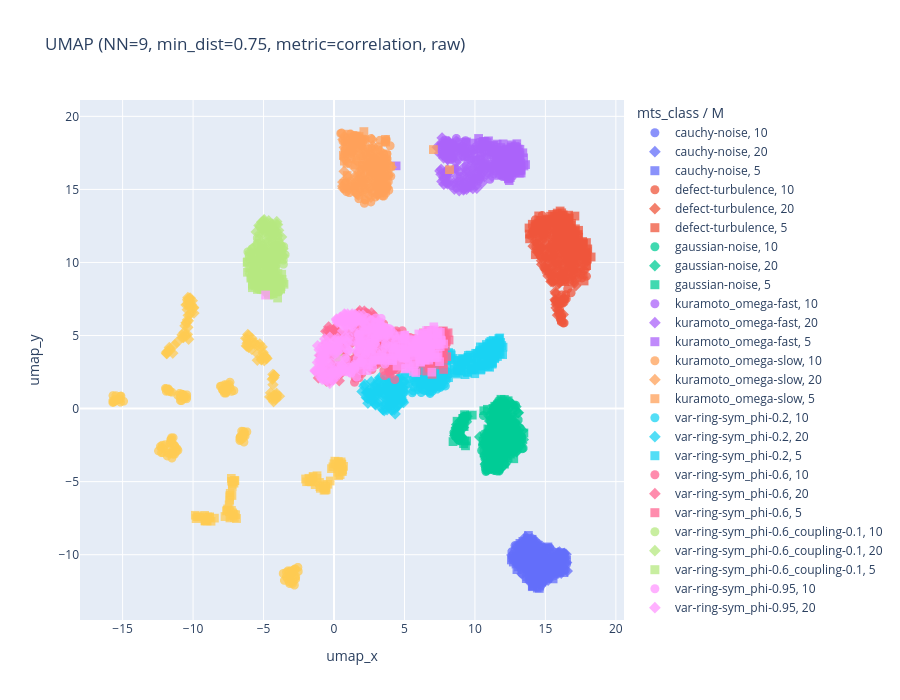

Here is the notebook cell this chart was saved with:
### Code cell
import plotly.express as px

# Interactive version of the chosen combo (emb_chosen / chosen_label from the cell above).
df_plot = meta_df.assign(
    umap_x=emb[:, 0],
    umap_y=emb[:, 1],
    M_str=meta_df["M"].astype(str),
    instance_str=meta_df["instance"].astype(str),
    dataset_paths_str=meta_df["dataset_paths"].astype(str),
)
fig = px.scatter(
    df_plot, x="umap_x", y="umap_y",
    color="mts_class",
    symbol="M_str",
    hover_data={
        "mts_class": True,
        "M": True,
        "T": True,
        "instance_str": True,
        "dataset_paths_str": True,
        "M_str": False,
        "umap_x": ":.2f",
        "umap_y": ":.2f",
    },
    title=f"UMAP (NN={n_neighbors}, min_dist={min_dist}, metric={metric}, {'scaled' if scaled else 'raw'})",
    width=900, height=700,
)
fig.update_traces(marker=dict(size=9, opacity=0.75))
fig.update_layout(legend=dict(title="mts_class / M"))
fig.show()

### Figure 1 — Plotly figure (JSON) as saved in the notebook; plotly's stock layout.template omitted (floating-point values rounded to 4 significant figures; data arrays with more than 128 entries replaced by an {"elided": "..."} marker saying what was removed)
{"data": [{"customdata": {"elided": "150x6 mixed values"}, "hovertemplate": "mts_class=%{customdata[0]}<br>umap_x=%{x:.2f}<br>umap_y=%{y:.2f}<br>M=%{customdata[1]}<br>T=%{customdata[2]}<br>instance_str=%{customdata[3]}<br>dataset_paths_str=%{customdata[4]}<extra></extra>", "legendgroup": "cauchy-noise, 10", "marker": {"color": "#636efa", "opacity": 0.75, "size": 9, "symbol": "circle"}, "mode": "markers", "name": "cauchy-noise, 10", "showlegend": true, "type": "scattergl", "x": {"elided": "150 float values"}, "xaxis": "x", "y": {"elided": "150 float values"}, "yaxis": "y"}, {"customdata": {"elided": "103x6 mixed values"}, "hovertemplate": "mts_class=%{customdata[0]}<br>umap_x=%{x:.2f}<br>umap_y=%{y:.2f}<br>M=%{customdata[1]}<br>T=%{customdata[2]}<br>instance_str=%{customdata[3]}<br>dataset_paths_str=%{customdata[4]}<extra></extra>", "legendgroup": "cauchy-noise, 20", "marker": {"color": "#636efa", "opacity": 0.75, "size": 9, "symbol": "diamond"}, "mode": "markers", "name": "cauchy-noise, 20", "showlegend": true, "type": "scattergl", "x": [14.35, 13.2, 14.26, 13.87, 13.65, 14.19, 16.25, 15.89, 14.69, 13.92, 13.73, 16.13, 13.33, 15.23, 14.88, 15.94, 16.17, 14.34, 15.6, 14.09, 16.24, 13.19, 13.44, 15.85, 13.91, 13.34, 15.31, 13.77, 14.54, 13.48, 15.67, 14.25, 14.99, 15.09, 14.31, 14.13, 13.5, 13.71, 14.25, 12.72, 15.47, 15.19, 14.61, 14.11, 13.0, 14.58, 13.16, 14.43, 15.64, 13.01, 15.62, 15.66, 14.98, 13.83, 16.51, 12.96, 15.01, 15.1, 13.6, 16.14, 15.43, 13.57, 13.16, 16.2, 16.12, 14.61, 15.63, 13.79, 14.07, 16.55, 13.92, 14.08, 16.47, 13.58, 14.61, 14.04, 15.38, 14.0, 16.0, 15.72, 14.21, 13.48, 15.16, 13.48, 13.85, 15.41, 14.74, 13.0, 16.38, 13.36, 14.74, 15.81, 15.95, 14.94, 15.74, 14.94, 12.62, 13.93, 15.62, 16.34, 16.23, 15.71, 14.81], "xaxis": "x", "y": [-10.68, -9.747, -9.181, -11.03, -10.83, -11.83, -9.925, -9.865, -11.5, -11.6, -11.12, -11.27, -11.31, -10.58, -10.01, -11.26, -10.09, -10.73, -10.21, -9.671, -10.85, -9.929, -10.62, -10.28, -9.595, -9.95, -10.46, -10.46, -9.986, -9.643, -10.37, -9.858, -10.16, -10.43, -9.251, -9.782, -10.31, -9.503, -9.014, -10.22, -10.83, -11.75, -10.5, -10.03, -9.858, -10.82, -9.271, -11.01, -10.41, -9.774, -10.97, -10.96, -10.84, -9.607, -10.54, -10.59, -10.77, -11.47, -8.776, -10.18, -9.636, -10.05, -9.945, -10.52, -10.69, -10.25, -10.81, -10.44, -9.474, -11.12, -10.62, -11.2, -9.974, -8.955, -9.422, -8.895, -9.809, -11.96, -9.806, -10.93, -11.05, -10.74, -10.5, -10.65, -9.156, -10.5, -11.09, -9.454, -10.24, -9.722, -9.405, -10.13, -9.896, -10.14, -10.12, -10.95, -10.02, -9.07, -11.03, -9.904, -10.4, -10.83, -10.61], "yaxis": "y"}, {"customdata": {"elided": "100x6 mixed values"}, "hovertemplate": "mts_class=%{customdata[0]}<br>umap_x=%{x:.2f}<br>umap_y=%{y:.2f}<br>M=%{customdata[1]}<br>T=%{customdata[2]}<br>instance_str=%{customdata[3]}<br>dataset_paths_str=%{customdata[4]}<extra></extra>", "legendgroup": "cauchy-noise, 5", "marker": {"color": "#636efa", "opacity": 0.75, "size": 9, "symbol": "square"}, "mode": "markers", "name": "cauchy-noise, 5", "showlegend": true, "type": "scattergl", "x": [13.44, 14.83, 12.72, 13.8, 13.73, 15.46, 14.14, 15.02, 14.82, 14.27, 14.6, 14.12, 14.98, 14.44, 14.55, 14.11, 13.4, 14.71, 14.51, 15.52, 14.43, 14.12, 14.01, 14.27, 15.67, 13.19, 13.88, 13.98, 15.17, 14.54, 14.06, 15.55, 15.18, 12.83, 14.73, 14.42, 12.92, 15.81, 15.25, 14.76, 14.04, 16.32, 13.23, 13.48, 14.76, 16.0, 14.06, 13.72, 15.25, 13.77, 14.43, 14.11, 15.03, 12.67, 14.78, 15.17, 14.71, 14.08, 13.79, 15.07, 14.57, 16.11, 13.3, 15.2, 16.12, 13.66, 14.84, 16.2, 12.73, 14.15, 13.64, 12.98, 15.09, 14.16, 15.04, 12.58, 14.35, 15.6, 13.95, 12.79, 16.16, 14.77, 14.78, 13.84, 14.3, 14.42, 13.1, 14.06, 13.96, 16.35, 13.87, 14.33, 16.51, 14.17, 14.25, 14.04, 13.73, 13.68, 13.75, 14.48], "xaxis": "x", "y": [-9.786, -11.58, -10.5, -9.689, -10.02, -10.39, -11.67, -9.567, -11.78, -11.92, -12.15, -12.1, -10.72, -10.36, -11.66, -10.9, -9.083, -10.11, -11.58, -10.69, -9.391, -9.101, -9.773, -9.854, -9.85, -9.228, -10.55, -11.08, -11.62, -11.06, -8.941, -11.65, -9.464, -10.2, -11.89, -10.0, -10.64, -10.71, -11.2, -11.42, -11.26, -11.23, -9.531, -9.137, -11.86, -11.19, -12.2, -8.888, -9.788, -9.009, -10.81, -9.894, -9.544, -10.23, -11.46, -11.46, -10.94, -12.12, -8.684, -10.22, -12.31, -9.86, -9.375, -11.1, -10.85, -10.94, -10.44, -10.52, -10.11, -12.15, -11.64, -11.02, -10.91, -11.59, -10.09, -10.36, -11.04, -10.54, -9.794, -10.31, -10.79, -11.83, -10.13, -11.65, -11.39, -12.29, -10.83, -10.34, -9.495, -10.46, -11.42, -9.607, -10.38, -11.3, -11.92, -11.14, -11.15, -11.51, -10.66, -11.87], "yaxis": "y"}, {"customdata": {"elided": "150x6 mixed values"}, "hovertemplate": "mts_class=%{customdata[0]}<br>umap_x=%{x:.2f}<br>umap_y=%{y:.2f}<br>M=%{customdata[1]}<br>T=%{customdata[2]}<br>instance_str=%{customdata[3]}<br>dataset_paths_str=%{customdata[4]}<extra></extra>", "legendgroup": "defect-turbulence, 10", "marker": {"color": "#EF553B", "opacity": 0.75, "size": 9, "symbol": "circle"}, "mode": "markers", "name": "defect-turbulence, 10", "showlegend": true, "type": "scattergl", "x": {"elided": "150 float values"}, "xaxis": "x", "y": {"elided": "150 float values"}, "yaxis": "y"}, {"customdata": {"elided": "150x6 mixed values"}, "hovertemplate": "mts_class=%{customdata[0]}<br>umap_x=%{x:.2f}<br>umap_y=%{y:.2f}<br>M=%{customdata[1]}<br>T=%{customdata[2]}<br>instance_str=%{customdata[3]}<br>dataset_paths_str=%{customdata[4]}<extra></extra>", "legendgroup": "defect-turbulence, 20", "marker": {"color": "#EF553B", "opacity": 0.75, "size": 9, "symbol": "diamond"}, "mode": "markers", "name": "defect-turbulence, 20", "showlegend": true, "type": "scattergl", "x": {"elided": "150 float values"}, "xaxis": "x", "y": {"elided": "150 float values"}, "yaxis": "y"}, {"customdata": {"elided": "150x6 mixed values"}, "hovertemplate": "mts_class=%{customdata[0]}<br>umap_x=%{x:.2f}<br>umap_y=%{y:.2f}<br>M=%{customdata[1]}<br>T=%{customdata[2]}<br>instance_str=%{customdata[3]}<br>dataset_paths_str=%{customdata[4]}<extra></extra>", "legendgroup": "defect-turbulence, 5", "marker": {"color": "#EF553B", "opacity": 0.75, "size": 9, "symbol": "square"}, "mode": "markers", "name": "defect-turbulence, 5", "showlegend": true, "type": "scattergl", "x": {"elided": "150 float values"}, "xaxis": "x", "y": {"elided": "150 float values"}, "yaxis": "y"}, {"customdata": {"elided": "150x6 mixed values"}, "hovertemplate": "mts_class=%{customdata[0]}<br>umap_x=%{x:.2f}<br>umap_y=%{y:.2f}<br>M=%{customdata[1]}<br>T=%{customdata[2]}<br>instance_str=%{customdata[3]}<br>dataset_paths_str=%{customdata[4]}<extra></extra>", "legendgroup": "gaussian-noise, 10", "marker": {"color": "#00cc96", "opacity": 0.75, "size": 9, "symbol": "circle"}, "mode": "markers", "name": "gaussian-noise, 10", "showlegend": true, "type": "scattergl", "x": {"elided": "150 float values"}, "xaxis": "x", "y": {"elided": "150 float values"}, "yaxis": "y"}, {"customdata": {"elided": "150x6 mixed values"}, "hovertemplate": "mts_class=%{customdata[0]}<br>umap_x=%{x:.2f}<br>umap_y=%{y:.2f}<br>M=%{customdata[1]}<br>T=%{customdata[2]}<br>instance_str=%{customdata[3]}<br>dataset_paths_str=%{customdata[4]}<extra></extra>", "legendgroup": "gaussian-noise, 20", "marker": {"color": "#00cc96", "opacity": 0.75, "size": 9, "symbol": "diamond"}, "mode": "markers", "name": "gaussian-noise, 20", "showlegend": true, "type": "scattergl", "x": {"elided": "150 float values"}, "xaxis": "x", "y": {"elided": "150 float values"}, "yaxis": "y"}, {"customdata": {"elided": "150x6 mixed values"}, "hovertemplate": "mts_class=%{customdata[0]}<br>umap_x=%{x:.2f}<br>umap_y=%{y:.2f}<br>M=%{customdata[1]}<br>T=%{customdata[2]}<br>instance_str=%{customdata[3]}<br>dataset_paths_str=%{customdata[4]}<extra></extra>", "legendgroup": "gaussian-noise, 5", "marker": {"color": "#00cc96", "opacity": 0.75, "size": 9, "symbol": "square"}, "mode": "markers", "name": "gaussian-noise, 5", "showlegend": true, "type": "scattergl", "x": {"elided": "150 float values"}, "xaxis": "x", "y": {"elided": "150 float values"}, "yaxis": "y"}, {"customdata": {"elided": "150x6 mixed values"}, "hovertemplate": "mts_class=%{customdata[0]}<br>umap_x=%{x:.2f}<br>umap_y=%{y:.2f}<br>M=%{customdata[1]}<br>T=%{customdata[2]}<br>instance_str=%{customdata[3]}<br>dataset_paths_str=%{customdata[4]}<extra></extra>", "legendgroup": "kuramoto_omega-fast, 10", "marker": {"color": "#ab63fa", "opacity": 0.75, "size": 9, "symbol": "circle"}, "mode": "markers", "name": "kuramoto_omega-fast, 10", "showlegend": true, "type": "scattergl", "x": {"elided": "150 float values"}, "xaxis": "x", "y": {"elided": "150 float values"}, "yaxis": "y"}, {"customdata": {"elided": "124x6 mixed values"}, "hovertemplate": "mts_class=%{customdata[0]}<br>umap_x=%{x:.2f}<br>umap_y=%{y:.2f}<br>M=%{customdata[1]}<br>T=%{customdata[2]}<br>instance_str=%{customdata[3]}<br>dataset_paths_str=%{customdata[4]}<extra></extra>", "legendgroup": "kuramoto_omega-fast, 20", "marker": {"color": "#ab63fa", "opacity": 0.75, "size": 9, "symbol": "diamond"}, "mode": "markers", "name": "kuramoto_omega-fast, 20", "showlegend": true, "type": "scattergl", "x": [7.604, 8.069, 7.94, 9.687, 7.933, 7.651, 8.936, 7.784, 7.981, 7.511, 8.483, 7.796, 9.842, 10.35, 10.6, 10.28, 7.941, 10.13, 7.591, 10.46, 9.621, 8.789, 7.796, 10.9, 8.139, 10.28, 8.12, 9.195, 9.4, 9.5, 8.739, 9.259, 8.803, 8.05, 7.943, 7.915, 9.589, 7.482, 9.818, 10.22, 8.126, 9.94, 8.16, 9.886, 8.678, 9.375, 8.056, 10.71, 9.965, 8.069, 8.884, 10.13, 10.51, 11.62, 9.527, 11.68, 12.04, 9.852, 10.38, 11.61, 10.09, 9.401, 10.46, 12.5, 10.68, 9.618, 9.71, 11.2, 9.51, 9.181, 9.919, 12.31, 9.232, 8.541, 8.504, 8.056, 8.291, 7.876, 8.682, 7.714, 7.981, 7.315, 8.44, 8.776, 8.302, 7.42, 8.208, 7.667, 7.968, 8.569, 7.778, 7.747, 7.826, 8.074, 8.622, 7.929, 8.17, 7.691, 9.315, 8.294, 7.806, 8.141, 8.666, 9.842, 7.883, 8.933, 7.699, 8.296, 9.06, 8.59, 7.702, 8.141, 8.093, 7.72, 7.753, 8.159, 7.902, 7.83, 8.797, 7.899, 8.22, 8.317, 7.782, 8.14], "xaxis": "x", "y": [16.37, 15.37, 16.01, 15.6, 15.87, 15.55, 15.5, 15.81, 15.44, 16.27, 15.44, 15.7, 15.93, 16.35, 16.72, 15.8, 15.49, 15.92, 16.03, 16.81, 15.95, 15.53, 15.35, 16.5, 15.43, 15.91, 16.16, 15.97, 16.32, 17.11, 15.87, 16.55, 15.52, 16.35, 16.16, 16.11, 15.73, 17.47, 16.72, 17.04, 16.17, 16.07, 15.6, 16.45, 16.41, 15.74, 16.11, 16.57, 15.76, 15.93, 14.91, 15.07, 15.45, 16.94, 15.13, 16.75, 16.6, 15.06, 15.75, 16.43, 15.27, 15.01, 15.91, 16.76, 15.87, 15.35, 15.17, 15.9, 15.22, 14.96, 15.64, 16.21, 15.02, 15.01, 18.05, 17.07, 18.06, 17.78, 18.31, 17.35, 17.16, 17.89, 18.14, 17.04, 18.12, 17.85, 18.0, 18.53, 17.33, 17.94, 17.15, 18.07, 17.43, 17.04, 17.52, 18.26, 18.24, 17.58, 17.36, 17.84, 18.03, 17.41, 16.85, 17.6, 17.49, 17.84, 18.07, 17.72, 17.88, 17.54, 18.26, 18.28, 17.79, 17.35, 17.52, 17.57, 17.52, 17.73, 18.23, 17.51, 17.19, 17.93, 18.11, 17.87], "yaxis": "y"}, {"customdata": {"elided": "150x6 mixed values"}, "hovertemplate": "mts_class=%{customdata[0]}<br>umap_x=%{x:.2f}<br>umap_y=%{y:.2f}<br>M=%{customdata[1]}<br>T=%{customdata[2]}<br>instance_str=%{customdata[3]}<br>dataset_paths_str=%{customdata[4]}<extra></extra>", "legendgroup": "kuramoto_omega-fast, 5", "marker": {"color": "#ab63fa", "opacity": 0.75, "size": 9, "symbol": "square"}, "mode": "markers", "name": "kuramoto_omega-fast, 5", "showlegend": true, "type": "scattergl", "x": {"elided": "150 float values"}, "xaxis": "x", "y": {"elided": "150 float values"}, "yaxis": "y"}, {"customdata": {"elided": "150x6 mixed values"}, "hovertemplate": "mts_class=%{customdata[0]}<br>umap_x=%{x:.2f}<br>umap_y=%{y:.2f}<br>M=%{customdata[1]}<br>T=%{customdata[2]}<br>instance_str=%{customdata[3]}<br>dataset_paths_str=%{customdata[4]}<extra></extra>", "legendgroup": "kuramoto_omega-slow, 10", "marker": {"color": "#FFA15A", "opacity": 0.75, "size": 9, "symbol": "circle"}, "mode": "markers", "name": "kuramoto_omega-slow, 10", "showlegend": true, "type": "scattergl", "x": {"elided": "150 float values"}, "xaxis": "x", "y": {"elided": "150 float values"}, "yaxis": "y"}, {"customdata": {"elided": "111x6 mixed values"}, "hovertemplate": "mts_class=%{customdata[0]}<br>umap_x=%{x:.2f}<br>umap_y=%{y:.2f}<br>M=%{customdata[1]}<br>T=%{customdata[2]}<br>instance_str=%{customdata[3]}<br>dataset_paths_str=%{customdata[4]}<extra></extra>", "legendgroup": "kuramoto_omega-slow, 20", "marker": {"color": "#FFA15A", "opacity": 0.75, "size": 9, "symbol": "diamond"}, "mode": "markers", "name": "kuramoto_omega-slow, 20", "showlegend": true, "type": "scattergl", "x": [1.791, 1.721, 0.728, 2.434, 1.603, 1.892, 1.513, 0.6349, 3.819, 3.015, 2.931, 2.939, 1.715, 2.797, 2.374, 2.064, 3.392, 3.215, 2.042, 1.907, 2.784, 1.937, 1.85, 3.518, 1.352, 1.82, 1.624, 2.065, 2.31, 2.576, 2.562, 3.396, 2.29, 2.893, 1.597, 3.091, 0.7696, 2.868, 0.7171, 1.387, 2.917, 1.423, 2.343, 3.088, 1.114, 0.9896, 2.522, 2.729, 2.62, 0.8668, 1.832, 2.71, 2.765, 0.8773, 3.628, 3.284, 3.485, 1.774, 3.309, 3.393, 2.861, 3.561, 3.774, 0.6192, 2.331, 3.619, 3.309, 1.02, 0.8079, 2.069, 1.511, 2.24, 0.6162, 2.526, 3.233, 3.433, 2.816, 0.6351, 3.611, 3.42, 1.725, 3.089, 3.517, 1.63, 3.856, 2.622, 4.066, 1.735, 3.498, 2.842, 2.673, 3.713, 3.032, 1.456, 2.348, 1.362, 3.352, 2.529, 3.477, 2.024, 3.704, 1.108, 3.071, 1.697, 1.396, 1.57, 1.039, 2.578, 0.7259, 3.661, 3.505], "xaxis": "x", "y": [16.14, 18.27, 17.87, 15.84, 17.87, 18.06, 15.91, 18.41, 16.8, 16.15, 16.68, 16.45, 15.95, 17.12, 17.15, 16.59, 16.86, 17.17, 17.12, 16.38, 16.81, 15.87, 17.8, 17.04, 17.56, 18.12, 16.94, 17.27, 16.83, 16.5, 16.88, 16.88, 17.47, 16.78, 15.61, 16.25, 17.06, 16.28, 16.23, 18.09, 16.92, 16.52, 16.65, 16.52, 18.31, 16.83, 17.18, 16.17, 15.69, 15.48, 18.05, 18.41, 17.98, 18.45, 16.75, 17.63, 16.98, 17.49, 17.35, 16.89, 17.19, 16.12, 15.14, 15.5, 15.56, 15.18, 15.48, 15.86, 17.7, 15.56, 14.77, 14.83, 15.23, 14.6, 15.51, 16.01, 15.6, 15.08, 16.31, 15.6, 15.09, 14.65, 15.45, 14.67, 15.96, 14.46, 16.52, 14.61, 14.8, 15.47, 14.98, 16.24, 15.06, 15.03, 15.3, 17.91, 15.53, 15.91, 15.07, 15.28, 16.38, 18.2, 14.63, 15.26, 15.01, 15.27, 15.01, 15.07, 18.64, 15.89, 15.2], "yaxis": "y"}, {"customdata": {"elided": "50x6 mixed values"}, "hovertemplate": "mts_class=%{customdata[0]}<br>umap_x=%{x:.2f}<br>umap_y=%{y:.2f}<br>M=%{customdata[1]}<br>T=%{customdata[2]}<br>instance_str=%{customdata[3]}<br>dataset_paths_str=%{customdata[4]}<extra></extra>", "legendgroup": "kuramoto_omega-slow, 5", "marker": {"color": "#FFA15A", "opacity": 0.75, "size": 9, "symbol": "square"}, "mode": "markers", "name": "kuramoto_omega-slow, 5", "showlegend": true, "type": "scattergl", "x": [2.345, 2.993, 1.518, 3.384, 0.7037, 3.726, 3.25, 3.095, 0.9344, 1.275, 1.845, 3.459, 8.197, 3.497, 1.915, 2.195, 0.8063, 2.297, 1.438, 2.996, 3.34, 1.698, 3.656, 1.302, 3.714, 3.632, 3.166, 2.037, 2.219, 1.518, 3.466, 2.016, 0.9896, 1.303, 1.204, 1.898, 1.303, 2.289, 3.716, 0.7336, 3.675, 1.774, 1.579, 0.6675, 0.9616, 2.119, 1.901, 0.921, 4.011, 7.051], "xaxis": "x", "y": [16.51, 16.43, 18.57, 15.91, 15.41, 15.24, 16.17, 17.71, 15.95, 17.73, 18.3, 16.64, 16.35, 15.78, 18.1, 18.4, 17.62, 17.44, 18.27, 16.82, 16.91, 18.42, 18.43, 18.5, 16.99, 18.31, 16.04, 18.37, 17.76, 16.68, 16.79, 16.6, 18.78, 17.97, 17.42, 15.94, 17.55, 16.33, 17.32, 16.93, 18.24, 18.62, 18.67, 17.33, 18.55, 18.95, 17.31, 16.79, 16.59, 17.73], "yaxis": "y"}, {"customdata": {"elided": "150x6 mixed values"}, "hovertemplate": "mts_class=%{customdata[0]}<br>umap_x=%{x:.2f}<br>umap_y=%{y:.2f}<br>M=%{customdata[1]}<br>T=%{customdata[2]}<br>instance_str=%{customdata[3]}<br>dataset_paths_str=%{customdata[4]}<extra></extra>", "legendgroup": "var-ring-sym_phi-0.2, 10", "marker": {"color": "#19d3f3", "opacity": 0.75, "size": 9, "symbol": "circle"}, "mode": "markers", "name": "var-ring-sym_phi-0.2, 10", "showlegend": true, "type": "scattergl", "x": {"elided": "150 float values"}, "xaxis": "x", "y": {"elided": "150 float values"}, "yaxis": "y"}, {"customdata": {"elided": "148x6 mixed values"}, "hovertemplate": "mts_class=%{customdata[0]}<br>umap_x=%{x:.2f}<br>umap_y=%{y:.2f}<br>M=%{customdata[1]}<br>T=%{customdata[2]}<br>instance_str=%{customdata[3]}<br>dataset_paths_str=%{customdata[4]}<extra></extra>", "legendgroup": "var-ring-sym_phi-0.2, 20", "marker": {"color": "#19d3f3", "opacity": 0.75, "size": 9, "symbol": "diamond"}, "mode": "markers", "name": "var-ring-sym_phi-0.2, 20", "showlegend": true, "type": "scattergl", "x": {"elided": "148 float values"}, "xaxis": "x", "y": {"elided": "148 float values"}, "yaxis": "y"}, {"customdata": {"elided": "150x6 mixed values"}, "hovertemplate": "mts_class=%{customdata[0]}<br>umap_x=%{x:.2f}<br>umap_y=%{y:.2f}<br>M=%{customdata[1]}<br>T=%{customdata[2]}<br>instance_str=%{customdata[3]}<br>dataset_paths_str=%{customdata[4]}<extra></extra>", "legendgroup": "var-ring-sym_phi-0.2, 5", "marker": {"color": "#19d3f3", "opacity": 0.75, "size": 9, "symbol": "square"}, "mode": "markers", "name": "var-ring-sym_phi-0.2, 5", "showlegend": true, "type": "scattergl", "x": {"elided": "150 float values"}, "xaxis": "x", "y": {"elided": "150 float values"}, "yaxis": "y"}, {"customdata": {"elided": "150x6 mixed values"}, "hovertemplate": "mts_class=%{customdata[0]}<br>umap_x=%{x:.2f}<br>umap_y=%{y:.2f}<br>M=%{customdata[1]}<br>T=%{customdata[2]}<br>instance_str=%{customdata[3]}<br>dataset_paths_str=%{customdata[4]}<extra></extra>", "legendgroup": "var-ring-sym_phi-0.6, 10", "marker": {"color": "#FF6692", "opacity": 0.75, "size": 9, "symbol": "circle"}, "mode": "markers", "name": "var-ring-sym_phi-0.6, 10", "showlegend": true, "type": "scattergl", "x": {"elided": "150 float values"}, "xaxis": "x", "y": {"elided": "150 float values"}, "yaxis": "y"}, {"customdata": {"elided": "124x6 mixed values"}, "hovertemplate": "mts_class=%{customdata[0]}<br>umap_x=%{x:.2f}<br>umap_y=%{y:.2f}<br>M=%{customdata[1]}<br>T=%{customdata[2]}<br>instance_str=%{customdata[3]}<br>dataset_paths_str=%{customdata[4]}<extra></extra>", "legendgroup": "var-ring-sym_phi-0.6, 20", "marker": {"color": "#FF6692", "opacity": 0.75, "size": 9, "symbol": "diamond"}, "mode": "markers", "name": "var-ring-sym_phi-0.6, 20", "showlegend": true, "type": "scattergl", "x": [0.1505, 2.389, -0.0165, 0.06265, 1.919, -0.4545, 0.3322, -0.2868, 0.9691, 0.7914, 1.283, 0.07075, -0.5601, 2.137, 1.909, 2.525, 1.026, 0.6134, 1.568, 1.392, 1.669, 0.8725, 1.187, 0.9826, -0.379, 1.692, 0.08264, 1.378, -0.585, 1.919, 0.02748, 2.305, 3.129, 0.2445, 1.366, 0.8763, 2.2, 0.7549, 0.2463, 1.303, 1.763, 0.7349, 0.4931, 0.7482, 1.557, 0.5599, -0.09526, -0.4364, 1.281, 0.6417, 2.15, 1.696, 2.585, 2.847, 2.676, 2.066, 2.201, 2.555, 1.829, 2.818, 3.006, 2.783, 2.641, 2.237, 2.425, 2.692, 2.87, 2.321, 2.276, 3.207, 1.742, 3.032, 2.665, 2.918, -0.274, -0.1935, 0.1704, -0.3298, 1.769, -0.1013, -0.07275, 0.3686, -0.3571, 1.929, -0.5935, -0.5031, -0.2411, 0.6143, -0.9787, 0.3313, 1.693, -0.3196, 1.597, 1.355, 0.3032, 1.849, 0.2968, 1.001, -0.4823, 1.271, 1.254, -0.3007, -0.5334, -0.5362, -1.107, -1.16, 2.351, 0.9786, 0.8041, -0.2871, 0.2954, 0.1796, 0.5803, -0.09478, -0.04931, 0.0429, 0.5607, 0.1881, -0.5168, 0.2319, 1.874, 0.2564, 1.255, 1.479], "xaxis": "x", "y": [4.944, 4.865, 5.436, 5.49, 4.694, 4.961, 4.86, 5.392, 5.049, 4.444, 4.776, 5.31, 4.465, 4.684, 4.703, 4.637, 4.725, 4.398, 4.63, 4.929, 4.941, 5.076, 5.921, 5.152, 5.595, 5.388, 5.221, 4.735, 5.291, 4.224, 4.957, 5.276, 4.925, 4.681, 4.999, 5.011, 4.69, 4.549, 5.31, 4.732, 3.909, 6.027, 4.942, 5.076, 5.427, 4.666, 4.976, 5.305, 4.503, 4.416, 6.671, 6.503, 5.759, 6.199, 6.201, 6.201, 6.536, 6.235, 6.697, 6.382, 5.909, 5.582, 6.114, 6.239, 6.462, 5.379, 6.16, 6.524, 5.53, 5.682, 6.583, 5.376, 6.551, 5.898, 4.184, 2.862, 2.262, 1.871, 2.992, 2.982, 3.454, 1.905, 2.19, 2.667, 2.395, 2.835, 2.592, 3.861, 3.63, 2.911, 2.895, 2.782, 3.16, 2.822, 3.776, 2.579, 2.268, 3.132, 1.894, 3.307, 3.001, 3.711, 2.331, 1.873, 2.097, 2.437, 3.154, 3.175, 3.555, 2.452, 4.257, 2.334, 2.473, 4.143, 1.983, 2.118, 2.932, 2.152, 3.602, 2.709, 2.953, 3.467, 2.942, 2.488], "yaxis": "y"}, {"customdata": {"elided": "150x6 mixed values"}, "hovertemplate": "mts_class=%{customdata[0]}<br>umap_x=%{x:.2f}<br>umap_y=%{y:.2f}<br>M=%{customdata[1]}<br>T=%{customdata[2]}<br>instance_str=%{customdata[3]}<br>dataset_paths_str=%{customdata[4]}<extra></extra>", "legendgroup": "var-ring-sym_phi-0.6, 5", "marker": {"color": "#FF6692", "opacity": 0.75, "size": 9, "symbol": "square"}, "mode": "markers", "name": "var-ring-sym_phi-0.6, 5", "showlegend": true, "type": "scattergl", "x": {"elided": "150 float values"}, "xaxis": "x", "y": {"elided": "150 float values"}, "yaxis": "y"}, {"customdata": {"elided": "150x6 mixed values"}, "hovertemplate": "mts_class=%{customdata[0]}<br>umap_x=%{x:.2f}<br>umap_y=%{y:.2f}<br>M=%{customdata[1]}<br>T=%{customdata[2]}<br>instance_str=%{customdata[3]}<br>dataset_paths_str=%{customdata[4]}<extra></extra>", "legendgroup": "var-ring-sym_phi-0.6_coupling-0.1, 10", "marker": {"color": "#B6E880", "opacity": 0.75, "size": 9, "symbol": "circle"}, "mode": "markers", "name": "var-ring-sym_phi-0.6_coupling-0.1, 10", "showlegend": true, "type": "scattergl", "x": {"elided": "150 float values"}, "xaxis": "x", "y": {"elided": "150 float values"}, "yaxis": "y"}, {"customdata": {"elided": "101x6 mixed values"}, "hovertemplate": "mts_class=%{customdata[0]}<br>umap_x=%{x:.2f}<br>umap_y=%{y:.2f}<br>M=%{customdata[1]}<br>T=%{customdata[2]}<br>instance_str=%{customdata[3]}<br>dataset_paths_str=%{customdata[4]}<extra></extra>", "legendgroup": "var-ring-sym_phi-0.6_coupling-0.1, 20", "marker": {"color": "#B6E880", "opacity": 0.75, "size": 9, "symbol": "diamond"}, "mode": "markers", "name": "var-ring-sym_phi-0.6_coupling-0.1, 20", "showlegend": true, "type": "scattergl", "x": [-3.72, -5.573, -5.852, -5.942, -4.253, -4.694, -5.302, -4.059, -5.085, -4.74, -5.579, -5.321, -4.888, -3.913, -4.161, -5.048, -4.034, -4.554, -5.217, -4.681, -4.599, -4.763, -4.974, -3.845, -4.786, -5.793, -4.249, -5.939, -4.041, -5.475, -4.994, -3.617, -4.927, -5.382, -5.697, -5.16, -4.333, -4.173, -3.687, -3.838, -4.446, -4.478, -4.441, -4.867, -4.313, -3.826, -4.225, -5.099, -3.619, -4.129, -4.796, -4.326, -5.059, -4.565, -4.956, -4.751, -5.521, -4.635, -4.082, -4.336, -4.204, -4.061, -4.931, -5.272, -4.183, -4.536, -4.462, -4.1, -5.226, -5.234, -3.93, -4.537, -5.053, -4.402, -4.442, -5.069, -4.388, -4.14, -3.799, -5.105, -4.185, -5.136, -3.717, -4.928, -4.533, -5.14, -4.102, -4.0, -3.887, -4.714, -4.875, -4.615, -4.562, -4.988, -5.071, -5.33, -3.99, -4.395, -4.663, -4.644, -4.087], "xaxis": "x", "y": [10.74, 10.69, 10.65, 10.62, 11.23, 10.48, 10.8, 10.96, 10.79, 10.54, 9.809, 9.981, 10.34, 10.75, 10.44, 10.91, 10.39, 9.662, 10.52, 11.38, 10.14, 10.76, 10.73, 10.61, 9.243, 10.96, 11.32, 10.73, 10.42, 11.21, 10.92, 10.47, 10.8, 10.76, 10.25, 10.43, 10.09, 11.15, 10.5, 10.27, 11.02, 10.89, 10.48, 9.97, 10.8, 10.69, 9.791, 11.31, 10.93, 10.16, 9.052, 12.42, 12.8, 12.18, 12.93, 12.45, 12.09, 12.85, 11.9, 11.57, 11.93, 12.8, 12.49, 11.96, 12.19, 12.39, 12.5, 12.61, 12.51, 12.42, 12.2, 11.85, 12.01, 12.34, 11.98, 12.24, 12.63, 12.04, 11.21, 12.25, 12.03, 12.33, 11.74, 12.22, 12.68, 12.76, 12.16, 12.59, 11.23, 12.23, 12.71, 11.8, 12.46, 12.85, 11.14, 12.53, 11.84, 12.46, 10.95, 12.09, 12.04], "yaxis": "y"}, {"customdata": {"elided": "100x6 mixed values"}, "hovertemplate": "mts_class=%{customdata[0]}<br>umap_x=%{x:.2f}<br>umap_y=%{y:.2f}<br>M=%{customdata[1]}<br>T=%{customdata[2]}<br>instance_str=%{customdata[3]}<br>dataset_paths_str=%{customdata[4]}<extra></extra>", "legendgroup": "var-ring-sym_phi-0.6_coupling-0.1, 5", "marker": {"color": "#B6E880", "opacity": 0.75, "size": 9, "symbol": "square"}, "mode": "markers", "name": "var-ring-sym_phi-0.6_coupling-0.1, 5", "showlegend": true, "type": "scattergl", "x": [-3.798, -5.789, -5.306, -5.479, -4.751, -5.5, -4.785, -4.416, -3.706, -3.868, -4.495, -4.14, -6.164, -6.032, -4.459, -4.139, -3.982, -5.995, -5.801, -5.407, -5.362, -4.978, -4.022, -5.709, -3.758, -4.378, -5.183, -4.287, -5.054, -5.694, -3.844, -3.723, -5.653, -5.552, -5.468, -5.794, -5.171, -4.202, -4.753, -4.315, -4.589, -4.134, -5.579, -6.024, -5.092, -6.138, -4.478, -4.754, -4.682, -5.093, -5.016, -5.535, -4.613, -4.536, -5.789, -4.614, -4.57, -3.605, -4.125, -4.928, -3.936, 0.2944, -5.444, -5.735, -4.658, -4.015, -4.918, -5.922, -4.938, -4.0, -4.529, -3.875, -3.813, -5.907, -5.003, -5.016, -3.68, -5.748, -5.227, -3.55, -3.886, -5.009, -4.321, -4.8, -4.344, -5.583, -4.636, -5.335, -4.009, -5.797, -4.484, -5.668, -6.151, -3.788, -4.958, -4.456, -4.027, -5.44, -3.793, -4.36], "xaxis": "x", "y": [8.433, 8.433, 10.07, 8.813, 9.719, 9.42, 9.119, 8.919, 9.197, 8.621, 8.165, 8.968, 10.0, 9.655, 8.659, 9.45, 9.25, 10.44, 9.239, 8.608, 10.09, 8.128, 10.28, 9.633, 8.339, 10.27, 8.556, 9.461, 9.173, 8.478, 8.864, 10.25, 9.832, 9.296, 8.731, 8.963, 8.797, 8.445, 10.26, 9.507, 9.628, 7.976, 8.533, 10.35, 8.914, 9.327, 8.523, 8.333, 9.089, 9.099, 8.442, 8.446, 8.9, 8.415, 8.267, 7.886, 8.275, 8.62, 8.199, 8.61, 8.353, 3.539, 8.646, 8.886, 7.882, 8.063, 8.507, 9.61, 8.86, 7.569, 8.872, 8.357, 8.563, 8.921, 8.496, 9.129, 8.851, 9.216, 8.564, 8.505, 8.373, 8.501, 7.853, 8.336, 8.589, 8.392, 7.763, 8.257, 8.458, 8.544, 8.247, 9.404, 10.04, 8.184, 8.265, 8.369, 8.011, 8.154, 8.18, 7.871], "yaxis": "y"}, {"customdata": {"elided": "150x6 mixed values"}, "hovertemplate": "mts_class=%{customdata[0]}<br>umap_x=%{x:.2f}<br>umap_y=%{y:.2f}<br>M=%{customdata[1]}<br>T=%{customdata[2]}<br>instance_str=%{customdata[3]}<br>dataset_paths_str=%{customdata[4]}<extra></extra>", "legendgroup": "var-ring-sym_phi-0.95, 10", "marker": {"color": "#FF97FF", "opacity": 0.75, "size": 9, "symbol": "circle"}, "mode": "markers", "name": "var-ring-sym_phi-0.95, 10", "showlegend": true, "type": "scattergl", "x": {"elided": "150 float values"}, "xaxis": "x", "y": {"elided": "150 float values"}, "yaxis": "y"}, {"customdata": {"elided": "150x6 mixed values"}, "hovertemplate": "mts_class=%{customdata[0]}<br>umap_x=%{x:.2f}<br>umap_y=%{y:.2f}<br>M=%{customdata[1]}<br>T=%{customdata[2]}<br>instance_str=%{customdata[3]}<br>dataset_paths_str=%{customdata[4]}<extra></extra>", "legendgroup": "var-ring-sym_phi-0.95, 20", "marker": {"color": "#FF97FF", "opacity": 0.75, "size": 9, "symbol": "diamond"}, "mode": "markers", "name": "var-ring-sym_phi-0.95, 20", "showlegend": true, "type": "scattergl", "x": {"elided": "150 float values"}, "xaxis": "x", "y": {"elided": "150 float values"}, "yaxis": "y"}, {"customdata": {"elided": "150x6 mixed values"}, "hovertemplate": "mts_class=%{customdata[0]}<br>umap_x=%{x:.2f}<br>umap_y=%{y:.2f}<br>M=%{customdata[1]}<br>T=%{customdata[2]}<br>instance_str=%{customdata[3]}<br>dataset_paths_str=%{customdata[4]}<extra></extra>", "legendgroup": "var-ring-sym_phi-0.95, 5", "marker": {"color": "#FF97FF", "opacity": 0.75, "size": 9, "symbol": "square"}, "mode": "markers", "name": "var-ring-sym_phi-0.95, 5", "showlegend": true, "type": "scattergl", "x": {"elided": "150 float values"}, "xaxis": "x", "y": {"elided": "150 float values"}, "yaxis": "y"}, {"customdata": {"elided": "150x6 mixed values"}, "hovertemplate": "mts_class=%{customdata[0]}<br>umap_x=%{x:.2f}<br>umap_y=%{y:.2f}<br>M=%{customdata[1]}<br>T=%{customdata[2]}<br>instance_str=%{customdata[3]}<br>dataset_paths_str=%{customdata[4]}<extra></extra>", "legendgroup": "wave-1d-default, 10", "marker": {"color": "#FECB52", "opacity": 0.75, "size": 9, "symbol": "circle"}, "mode": "markers", "name": "wave-1d-default, 10", "showlegend": true, "type": "scattergl", "x": {"elided": "150 float values"}, "xaxis": "x", "y": {"elided": "150 float values"}, "yaxis": "y"}, {"customdata": {"elided": "107x6 mixed values"}, "hovertemplate": "mts_class=%{customdata[0]}<br>umap_x=%{x:.2f}<br>umap_y=%{y:.2f}<br>M=%{customdata[1]}<br>T=%{customdata[2]}<br>instance_str=%{customdata[3]}<br>dataset_paths_str=%{customdata[4]}<extra></extra>", "legendgroup": "wave-1d-default, 20", "marker": {"color": "#FECB52", "opacity": 0.75, "size": 9, "symbol": "diamond"}, "mode": "markers", "name": "wave-1d-default, 20", "showlegend": true, "type": "scattergl", "x": [-4.754, -6.17, -5.035, -5.627, -4.229, -4.88, -4.949, -5.44, -5.099, -4.503, -6.048, -5.013, -5.017, -5.042, -4.071, -4.079, -5.599, -6.168, -6.055, -4.233, -6.086, -5.096, -6.117, -5.436, -4.799, -4.108, -3.872, -4.087, -6.143, -5.168, -4.421, -5.858, -6.225, -5.826, -4.103, -5.142, -5.772, -4.355, -4.831, -5.219, -6.102, -5.441, -4.141, -6.046, -4.287, -5.271, -5.827, -4.354, -6.267, -4.564, -4.242, -4.228, -4.329, -4.377, -4.262, -4.331, -4.334, -10.37, -10.78, -10.37, -10.5, -11.3, -10.25, -9.94, -11.14, -10.25, -10.32, -11.78, -10.26, -10.36, -10.56, -10.2, -10.7, -10.23, -10.5, -10.35, -9.97, -11.81, -11.66, -10.13, -10.23, -10.44, -11.89, -10.41, -11.88, -11.86, -10.12, -10.4, -10.69, -10.65, -10.79, -10.39, -11.44, -10.07, -10.06, -10.58, -10.47, -10.29, -9.955, -10.5, -11.63, -10.21, -10.29, -10.49, -10.4, -10.33, -11.69], "xaxis": "x", "y": [3.438, 4.264, 3.843, 4.402, 0.9376, 3.598, 3.282, 3.307, 4.223, 1.076, 5.002, 3.451, 3.726, 3.501, 0.9348, 1.05, 4.493, 4.472, 4.232, 0.8643, 4.519, 3.459, 5.071, 4.327, 3.406, 0.7464, 0.8484, 0.7666, 4.774, 3.357, 0.7608, 4.642, 4.295, 4.049, 0.8606, 3.338, 4.484, 0.6476, 3.514, 4.174, 4.635, 3.757, 0.6185, 4.18, 0.4708, 4.425, 4.806, 0.8094, 4.817, 0.7975, 2.286, 2.263, 2.059, 2.006, 2.128, 1.637, 2.341, 5.56, 4.873, 7.604, 4.95, 4.369, 6.946, 6.534, 4.533, 7.165, 4.745, 3.889, 7.552, 7.372, 5.039, 7.564, 4.899, 6.428, 7.094, 6.381, 6.881, 3.929, 3.954, 7.129, 7.063, 7.146, 3.858, 6.767, 3.762, 3.759, 6.586, 5.078, 4.86, 5.213, 5.04, 7.473, 3.792, 6.971, 7.384, 5.663, 5.858, 7.342, 6.923, 5.873, 4.071, 7.364, 7.024, 5.015, 6.068, 6.005, 4.18], "yaxis": "y"}, {"customdata": {"elided": "100x6 mixed values"}, "hovertemplate": "mts_class=%{customdata[0]}<br>umap_x=%{x:.2f}<br>umap_y=%{y:.2f}<br>M=%{customdata[1]}<br>T=%{customdata[2]}<br>instance_str=%{customdata[3]}<br>dataset_paths_str=%{customdata[4]}<extra></extra>", "legendgroup": "wave-1d-default, 5", "marker": {"color": "#FECB52", "opacity": 0.75, "size": 9, "symbol": "square"}, "mode": "markers", "name": "wave-1d-default, 5", "showlegend": true, "type": "scattergl", "x": [-9.786, -7.565, -7.546, -7.19, -9.005, -7.415, -7.267, -7.404, -7.442, -6.976, -9.843, -7.281, -8.728, -7.103, -9.712, -7.246, -8.847, -7.156, -9.621, -8.829, -7.288, -9.57, -9.018, -8.49, -8.97, -9.097, -6.918, -7.219, -7.18, -7.199, -9.185, -8.941, -7.07, -7.035, -7.159, -7.332, -9.145, -7.383, -9.162, -9.039, -7.102, -7.073, -7.219, -7.368, -9.148, -7.731, -9.137, -7.384, -7.403, -7.627, 0.3043, 0.2378, -1.733, -2.014, -0.2686, -0.6128, 0.3205, 0.3585, -0.4348, -0.6281, -1.035, 0.3395, -0.5782, -0.003078, -0.6925, -0.6243, -1.21, 0.3296, 0.582, -1.633, -1.006, -1.783, -1.942, -1.7, 0.5221, 0.4172, 0.4221, 0.617, -1.774, 0.05995, -1.483, -1.587, 0.4311, -0.9718, -1.479, -0.7405, 0.6724, 0.15, -0.1763, -0.07528, -0.7047, 0.589, -0.5529, 0.5064, 0.3315, -1.338, -1.477, -0.742, -1.205, 0.5577], "xaxis": "x", "y": [-7.534, -6.965, -6.87, -7.142, -7.713, -7.058, -4.973, -6.044, -6.598, -7.263, -7.299, -6.973, -7.713, -7.251, -7.395, -5.945, -7.461, -7.226, -7.411, -7.404, -4.777, -7.41, -7.659, -7.499, -7.398, -7.6, -7.525, -5.347, -7.363, -5.011, -7.309, -7.489, -4.909, -4.935, -5.008, -7.303, -7.68, -7.482, -7.541, -7.554, -5.106, -7.449, -5.188, -5.807, -7.683, -7.391, -7.69, -5.951, -6.271, -7.002, -3.62, -4.362, -4.827, -4.821, -4.957, -5.352, -3.738, -3.716, -5.184, -5.582, -5.058, -3.939, -5.404, -3.772, -5.445, -5.329, -4.593, -4.585, -4.256, -4.985, -5.342, -4.767, -5.011, -4.982, -3.784, -3.899, -4.075, -4.176, -4.985, -3.598, -4.681, -5.017, -4.526, -5.46, -4.883, -5.425, -3.953, -3.815, -4.112, -3.98, -5.592, -4.316, -5.53, -3.649, -3.871, -5.204, -4.651, -5.231, -4.784, -3.809], "yaxis": "y"}], "layout": {"height": 700, "legend": {"title": {"text": "mts_class / M"}, "tracegroupgap": 0}, "title": {"text": "UMAP (NN=9, min_dist=0.75, metric=correlation, raw)"}, "width": 900, "xaxis": {"anchor": "y", "domain": [0, 1], "title": {"text": "umap_x"}}, "yaxis": {"anchor": "x", "domain": [0, 1], "title": {"text": "umap_y"}}}}
